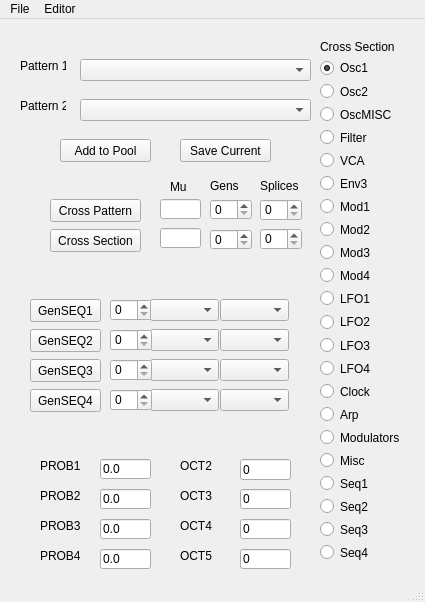
<?xml version="1.0" encoding="UTF-8"?>
<ui version="4.0">
 <class>MainWindow</class>
 <widget class="QMainWindow" name="MainWindow">
  <property name="geometry">
   <rect>
    <x>0</x>
    <y>0</y>
    <width>425</width>
    <height>602</height>
   </rect>
  </property>
  <property name="windowTitle">
   <string>MainWindow</string>
  </property>
  <widget class="QWidget" name="centralwidget">
   <widget class="QComboBox" name="cbPattern1">
    <property name="geometry">
     <rect>
      <x>80</x>
      <y>40</y>
      <width>231</width>
      <height>22</height>
     </rect>
    </property>
   </widget>
   <widget class="QComboBox" name="cbPattern2">
    <property name="geometry">
     <rect>
      <x>80</x>
      <y>80</y>
      <width>231</width>
      <height>22</height>
     </rect>
    </property>
   </widget>
   <widget class="QLabel" name="label">
    <property name="geometry">
     <rect>
      <x>20</x>
      <y>40</y>
      <width>46</width>
      <height>13</height>
     </rect>
    </property>
    <property name="text">
     <string>Pattern 1</string>
    </property>
   </widget>
   <widget class="QLabel" name="label_2">
    <property name="geometry">
     <rect>
      <x>20</x>
      <y>80</y>
      <width>46</width>
      <height>13</height>
     </rect>
    </property>
    <property name="text">
     <string>Pattern 2</string>
    </property>
   </widget>
   <widget class="QLabel" name="label_3">
    <property name="geometry">
     <rect>
      <x>320</x>
      <y>20</y>
      <width>81</width>
      <height>16</height>
     </rect>
    </property>
    <property name="text">
     <string>Cross Section</string>
    </property>
   </widget>
   <widget class="QPushButton" name="pbCross">
    <property name="geometry">
     <rect>
      <x>50</x>
      <y>180</y>
      <width>91</width>
      <height>23</height>
     </rect>
    </property>
    <property name="text">
     <string>Cross Pattern</string>
    </property>
   </widget>
   <widget class="QPushButton" name="pbCrossSection">
    <property name="geometry">
     <rect>
      <x>50</x>
      <y>210</y>
      <width>91</width>
      <height>23</height>
     </rect>
    </property>
    <property name="text">
     <string>Cross Section</string>
    </property>
   </widget>
   <widget class="QPushButton" name="pbAdd">
    <property name="geometry">
     <rect>
      <x>60</x>
      <y>120</y>
      <width>91</width>
      <height>23</height>
     </rect>
    </property>
    <property name="text">
     <string>Add to Pool</string>
    </property>
   </widget>
   <widget class="QPushButton" name="pbSave">
    <property name="geometry">
     <rect>
      <x>180</x>
      <y>120</y>
      <width>91</width>
      <height>23</height>
     </rect>
    </property>
    <property name="text">
     <string>Save Current</string>
    </property>
   </widget>
   <widget class="QPushButton" name="pushButton_5">
    <property name="geometry">
     <rect>
      <x>30</x>
      <y>280</y>
      <width>71</width>
      <height>23</height>
     </rect>
    </property>
    <property name="text">
     <string>GenSEQ1</string>
    </property>
   </widget>
   <widget class="QPushButton" name="pushButton_6">
    <property name="geometry">
     <rect>
      <x>30</x>
      <y>310</y>
      <width>71</width>
      <height>23</height>
     </rect>
    </property>
    <property name="text">
     <string>GenSEQ2</string>
    </property>
   </widget>
   <widget class="QPushButton" name="pushButton_7">
    <property name="geometry">
     <rect>
      <x>30</x>
      <y>340</y>
      <width>71</width>
      <height>23</height>
     </rect>
    </property>
    <property name="text">
     <string>GenSEQ3</string>
    </property>
   </widget>
   <widget class="QPushButton" name="pushButton_8">
    <property name="geometry">
     <rect>
      <x>30</x>
      <y>370</y>
      <width>71</width>
      <height>23</height>
     </rect>
    </property>
    <property name="text">
     <string>GenSEQ4</string>
    </property>
   </widget>
   <widget class="QLineEdit" name="leMut1">
    <property name="geometry">
     <rect>
      <x>160</x>
      <y>180</y>
      <width>41</width>
      <height>20</height>
     </rect>
    </property>
   </widget>
   <widget class="QLabel" name="label_4">
    <property name="geometry">
     <rect>
      <x>170</x>
      <y>160</y>
      <width>21</width>
      <height>16</height>
     </rect>
    </property>
    <property name="text">
     <string>Mu</string>
    </property>
   </widget>
   <widget class="QSpinBox" name="sbGens1">
    <property name="geometry">
     <rect>
      <x>210</x>
      <y>180</y>
      <width>42</width>
      <height>21</height>
     </rect>
    </property>
   </widget>
   <widget class="QLabel" name="label_5">
    <property name="geometry">
     <rect>
      <x>210</x>
      <y>160</y>
      <width>46</width>
      <height>13</height>
     </rect>
    </property>
    <property name="text">
     <string>Gens</string>
    </property>
   </widget>
   <widget class="QLabel" name="label_6">
    <property name="geometry">
     <rect>
      <x>260</x>
      <y>160</y>
      <width>46</width>
      <height>13</height>
     </rect>
    </property>
    <property name="text">
     <string>Splices</string>
    </property>
   </widget>
   <widget class="QSpinBox" name="sbSplices1">
    <property name="geometry">
     <rect>
      <x>260</x>
      <y>180</y>
      <width>42</width>
      <height>22</height>
     </rect>
    </property>
   </widget>
   <widget class="QLineEdit" name="leMut2">
    <property name="geometry">
     <rect>
      <x>160</x>
      <y>209</y>
      <width>41</width>
      <height>20</height>
     </rect>
    </property>
   </widget>
   <widget class="QSpinBox" name="sbSplices2">
    <property name="geometry">
     <rect>
      <x>260</x>
      <y>209</y>
      <width>42</width>
      <height>22</height>
     </rect>
    </property>
   </widget>
   <widget class="QSpinBox" name="sbGens2">
    <property name="geometry">
     <rect>
      <x>210</x>
      <y>210</y>
      <width>42</width>
      <height>21</height>
     </rect>
    </property>
   </widget>
   <widget class="QLabel" name="label_18">
    <property name="geometry">
     <rect>
      <x>180</x>
      <y>440</y>
      <width>46</width>
      <height>13</height>
     </rect>
    </property>
    <property name="text">
     <string>OCT2</string>
    </property>
   </widget>
   <widget class="QLineEdit" name="leProb1">
    <property name="geometry">
     <rect>
      <x>100</x>
      <y>440</y>
      <width>51</width>
      <height>20</height>
     </rect>
    </property>
    <property name="text">
     <string>0.0</string>
    </property>
   </widget>
   <widget class="QLineEdit" name="leOct3">
    <property name="geometry">
     <rect>
      <x>240</x>
      <y>470</y>
      <width>51</width>
      <height>20</height>
     </rect>
    </property>
    <property name="text">
     <string>0</string>
    </property>
   </widget>
   <widget class="QLabel" name="label_15">
    <property name="geometry">
     <rect>
      <x>40</x>
      <y>530</y>
      <width>46</width>
      <height>13</height>
     </rect>
    </property>
    <property name="text">
     <string>PROB4</string>
    </property>
   </widget>
   <widget class="QLineEdit" name="leProb4">
    <property name="geometry">
     <rect>
      <x>100</x>
      <y>530</y>
      <width>51</width>
      <height>20</height>
     </rect>
    </property>
    <property name="text">
     <string>0.0</string>
    </property>
   </widget>
   <widget class="QLineEdit" name="leOct2">
    <property name="geometry">
     <rect>
      <x>240</x>
      <y>440</y>
      <width>51</width>
      <height>21</height>
     </rect>
    </property>
    <property name="text">
     <string>0</string>
    </property>
   </widget>
   <widget class="QLineEdit" name="leProb2">
    <property name="geometry">
     <rect>
      <x>100</x>
      <y>470</y>
      <width>51</width>
      <height>20</height>
     </rect>
    </property>
    <property name="text">
     <string>0.0</string>
    </property>
   </widget>
   <widget class="QLabel" name="label_14">
    <property name="geometry">
     <rect>
      <x>40</x>
      <y>500</y>
      <width>46</width>
      <height>13</height>
     </rect>
    </property>
    <property name="text">
     <string>PROB3</string>
    </property>
   </widget>
   <widget class="QLabel" name="label_16">
    <property name="geometry">
     <rect>
      <x>180</x>
      <y>530</y>
      <width>46</width>
      <height>13</height>
     </rect>
    </property>
    <property name="text">
     <string>OCT5</string>
    </property>
   </widget>
   <widget class="QLabel" name="label_17">
    <property name="geometry">
     <rect>
      <x>180</x>
      <y>500</y>
      <width>46</width>
      <height>13</height>
     </rect>
    </property>
    <property name="text">
     <string>OCT4</string>
    </property>
   </widget>
   <widget class="QLabel" name="label_19">
    <property name="geometry">
     <rect>
      <x>180</x>
      <y>470</y>
      <width>46</width>
      <height>13</height>
     </rect>
    </property>
    <property name="text">
     <string>OCT3</string>
    </property>
   </widget>
   <widget class="QLineEdit" name="leProb3">
    <property name="geometry">
     <rect>
      <x>100</x>
      <y>500</y>
      <width>51</width>
      <height>20</height>
     </rect>
    </property>
    <property name="text">
     <string>0.0</string>
    </property>
   </widget>
   <widget class="QLineEdit" name="leOct5">
    <property name="geometry">
     <rect>
      <x>240</x>
      <y>530</y>
      <width>51</width>
      <height>20</height>
     </rect>
    </property>
    <property name="text">
     <string>0</string>
    </property>
   </widget>
   <widget class="QLabel" name="label_9">
    <property name="geometry">
     <rect>
      <x>40</x>
      <y>440</y>
      <width>46</width>
      <height>13</height>
     </rect>
    </property>
    <property name="text">
     <string>PROB1</string>
    </property>
   </widget>
   <widget class="QLabel" name="label_10">
    <property name="geometry">
     <rect>
      <x>40</x>
      <y>470</y>
      <width>46</width>
      <height>13</height>
     </rect>
    </property>
    <property name="text">
     <string>PROB2</string>
    </property>
   </widget>
   <widget class="QLineEdit" name="leOct4">
    <property name="geometry">
     <rect>
      <x>240</x>
      <y>500</y>
      <width>51</width>
      <height>20</height>
     </rect>
    </property>
    <property name="text">
     <string>0</string>
    </property>
   </widget>
   <widget class="QSpinBox" name="sbAlg1">
    <property name="geometry">
     <rect>
      <x>110</x>
      <y>280</y>
      <width>42</width>
      <height>22</height>
     </rect>
    </property>
   </widget>
   <widget class="QComboBox" name="cbScale1">
    <property name="geometry">
     <rect>
      <x>150</x>
      <y>280</y>
      <width>69</width>
      <height>22</height>
     </rect>
    </property>
   </widget>
   <widget class="QComboBox" name="cbChord1">
    <property name="geometry">
     <rect>
      <x>220</x>
      <y>280</y>
      <width>69</width>
      <height>22</height>
     </rect>
    </property>
   </widget>
   <widget class="QComboBox" name="cbScale2">
    <property name="geometry">
     <rect>
      <x>150</x>
      <y>310</y>
      <width>69</width>
      <height>22</height>
     </rect>
    </property>
   </widget>
   <widget class="QSpinBox" name="sbAlg2">
    <property name="geometry">
     <rect>
      <x>110</x>
      <y>310</y>
      <width>42</width>
      <height>22</height>
     </rect>
    </property>
   </widget>
   <widget class="QComboBox" name="cbChord2">
    <property name="geometry">
     <rect>
      <x>220</x>
      <y>310</y>
      <width>69</width>
      <height>22</height>
     </rect>
    </property>
   </widget>
   <widget class="QComboBox" name="cbScale3">
    <property name="geometry">
     <rect>
      <x>150</x>
      <y>340</y>
      <width>69</width>
      <height>22</height>
     </rect>
    </property>
   </widget>
   <widget class="QSpinBox" name="sbAlg3">
    <property name="geometry">
     <rect>
      <x>110</x>
      <y>340</y>
      <width>42</width>
      <height>22</height>
     </rect>
    </property>
   </widget>
   <widget class="QComboBox" name="cbChord3">
    <property name="geometry">
     <rect>
      <x>220</x>
      <y>340</y>
      <width>69</width>
      <height>22</height>
     </rect>
    </property>
   </widget>
   <widget class="QComboBox" name="cbScale4">
    <property name="geometry">
     <rect>
      <x>150</x>
      <y>370</y>
      <width>69</width>
      <height>22</height>
     </rect>
    </property>
   </widget>
   <widget class="QSpinBox" name="sbAlg4">
    <property name="geometry">
     <rect>
      <x>110</x>
      <y>370</y>
      <width>42</width>
      <height>22</height>
     </rect>
    </property>
   </widget>
   <widget class="QComboBox" name="cbChord4">
    <property name="geometry">
     <rect>
      <x>220</x>
      <y>370</y>
      <width>69</width>
      <height>22</height>
     </rect>
    </property>
   </widget>
   <widget class="QWidget" name="">
    <property name="geometry">
     <rect>
      <x>320</x>
      <y>40</y>
      <width>84</width>
      <height>502</height>
     </rect>
    </property>
    <layout class="QVBoxLayout" name="verticalLayout">
     <item>
      <widget class="QRadioButton" name="rbOsc1">
       <property name="text">
        <string>Osc1</string>
       </property>
       <property name="checked">
        <bool>true</bool>
       </property>
      </widget>
     </item>
     <item>
      <widget class="QRadioButton" name="rbOsc2">
       <property name="text">
        <string>Osc2</string>
       </property>
      </widget>
     </item>
     <item>
      <widget class="QRadioButton" name="rbOscMisc">
       <property name="text">
        <string>OscMISC</string>
       </property>
      </widget>
     </item>
     <item>
      <widget class="QRadioButton" name="rbFilter">
       <property name="text">
        <string>Filter</string>
       </property>
      </widget>
     </item>
     <item>
      <widget class="QRadioButton" name="rbVCA">
       <property name="text">
        <string>VCA</string>
       </property>
      </widget>
     </item>
     <item>
      <widget class="QRadioButton" name="rbEnv3">
       <property name="text">
        <string>Env3</string>
       </property>
      </widget>
     </item>
     <item>
      <widget class="QRadioButton" name="rbMod1">
       <property name="text">
        <string>Mod1</string>
       </property>
      </widget>
     </item>
     <item>
      <widget class="QRadioButton" name="rbMod2">
       <property name="text">
        <string>Mod2</string>
       </property>
      </widget>
     </item>
     <item>
      <widget class="QRadioButton" name="rbMod3">
       <property name="text">
        <string>Mod3</string>
       </property>
      </widget>
     </item>
     <item>
      <widget class="QRadioButton" name="rbMod4">
       <property name="text">
        <string>Mod4</string>
       </property>
      </widget>
     </item>
     <item>
      <widget class="QRadioButton" name="rbLFO1">
       <property name="text">
        <string>LFO1</string>
       </property>
      </widget>
     </item>
     <item>
      <widget class="QRadioButton" name="rbLFO2">
       <property name="text">
        <string>LFO2</string>
       </property>
      </widget>
     </item>
     <item>
      <widget class="QRadioButton" name="rbLFO3">
       <property name="text">
        <string>LFO3</string>
       </property>
      </widget>
     </item>
     <item>
      <widget class="QRadioButton" name="rbLFO4">
       <property name="text">
        <string>LFO4</string>
       </property>
      </widget>
     </item>
     <item>
      <widget class="QRadioButton" name="rbClock">
       <property name="text">
        <string>Clock</string>
       </property>
      </widget>
     </item>
     <item>
      <widget class="QRadioButton" name="rbArp">
       <property name="text">
        <string>Arp</string>
       </property>
      </widget>
     </item>
     <item>
      <widget class="QRadioButton" name="rbModulators">
       <property name="text">
        <string>Modulators</string>
       </property>
      </widget>
     </item>
     <item>
      <widget class="QRadioButton" name="rbMisc">
       <property name="text">
        <string>Misc</string>
       </property>
      </widget>
     </item>
     <item>
      <widget class="QRadioButton" name="rbSeq1">
       <property name="text">
        <string>Seq1</string>
       </property>
      </widget>
     </item>
     <item>
      <widget class="QRadioButton" name="rbSeq2">
       <property name="text">
        <string>Seq2</string>
       </property>
      </widget>
     </item>
     <item>
      <widget class="QRadioButton" name="rbSeq3">
       <property name="text">
        <string>Seq3</string>
       </property>
      </widget>
     </item>
     <item>
      <widget class="QRadioButton" name="rbSeq4">
       <property name="text">
        <string>Seq4</string>
       </property>
      </widget>
     </item>
    </layout>
   </widget>
  </widget>
  <widget class="QMenuBar" name="menubar">
   <property name="geometry">
    <rect>
     <x>0</x>
     <y>0</y>
     <width>425</width>
     <height>21</height>
    </rect>
   </property>
   <widget class="QMenu" name="menuFile">
    <property name="title">
     <string>File</string>
    </property>
    <addaction name="actionSave"/>
    <addaction name="separator"/>
    <addaction name="actionExit"/>
   </widget>
   <widget class="QMenu" name="menuEditor">
    <property name="title">
     <string>Editor</string>
    </property>
    <addaction name="actionOscillators"/>
    <addaction name="actionFilter"/>
    <addaction name="actionVCA"/>
    <addaction name="actionLFO1"/>
    <addaction name="actionLFO2"/>
    <addaction name="actionLFO3"/>
    <addaction name="actionLFO4"/>
    <addaction name="actionMOD1"/>
    <addaction name="actionMOD2"/>
    <addaction name="actionMOD3"/>
    <addaction name="actionMOD4"/>
    <addaction name="actionARP"/>
   </widget>
   <addaction name="menuFile"/>
   <addaction name="menuEditor"/>
  </widget>
  <widget class="QStatusBar" name="statusbar"/>
  <action name="actionSave">
   <property name="text">
    <string>Save</string>
   </property>
  </action>
  <action name="actionExit">
   <property name="text">
    <string>Exit</string>
   </property>
  </action>
  <action name="actionOscillators">
   <property name="text">
    <string>OSC</string>
   </property>
  </action>
  <action name="actionFilter">
   <property name="text">
    <string>Filter</string>
   </property>
  </action>
  <action name="actionVCA">
   <property name="text">
    <string>VCA</string>
   </property>
  </action>
  <action name="actionLFO1">
   <property name="text">
    <string>LFO1</string>
   </property>
  </action>
  <action name="actionLFO2">
   <property name="text">
    <string>LFO2</string>
   </property>
  </action>
  <action name="actionLFO3">
   <property name="text">
    <string>LFO3</string>
   </property>
  </action>
  <action name="actionLFO4">
   <property name="text">
    <string>LFO4</string>
   </property>
  </action>
  <action name="actionMOD1">
   <property name="text">
    <string>MOD1</string>
   </property>
  </action>
  <action name="actionMOD2">
   <property name="text">
    <string>MOD2</string>
   </property>
  </action>
  <action name="actionMOD3">
   <property name="text">
    <string>MOD3</string>
   </property>
  </action>
  <action name="actionMOD4">
   <property name="text">
    <string>MOD4</string>
   </property>
  </action>
  <action name="actionARP">
   <property name="text">
    <string>ARP</string>
   </property>
  </action>
 </widget>
 <resources/>
 <connections/>
</ui>
